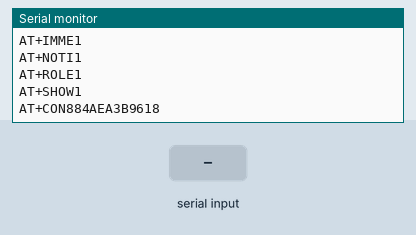
Simulated run of this sketch. Board: Arduino Mega 2560, built with avr-gcc and run on an emulated ATmega2560. Parts: the last lines printed to the serial monitor. The test bench sets the inputs (shaded band).

Above: at 16.7 s.
16.8 s: "OK+LOST" received over the second serial link
At 17.6 s:
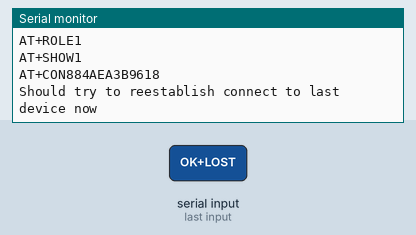
18.3 s: "OK+CONN" received over the second serial link
At 18.7 s:
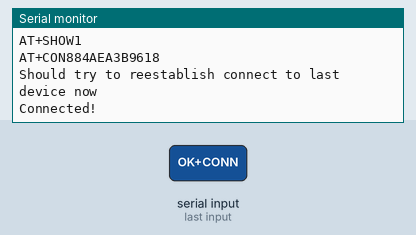

The sketch:

BT_connection-MASTER.ino
```cpp
//#include "BT.h"

#define bt Serial2

//BT bt;

String robotName = "Robot_1";
//char robotMac[12] = {'8','8','4','A','E','A','3','B','9','6','1','8'}; //884AEA3B9618
String slaveMac = "884AEA3B9618";
String cmdsMaster[] = {
        "AT",
        "AT+RENEW",
        "AT+IMME1",
        "AT+NOTI1",
        "AT+ROLE1",
        "AT+SHOW1",
        "AT+CON884AEA3B9618",
        };

void setup() {
  Serial.begin(9600);
  bt.begin(9600);
  delay(5000);
  Serial.println("Starting robot...");
  char buf[64];
  for(String cmd : cmdsMaster){
    cmd.toCharArray(buf, sizeof(buf));
    Serial.write(buf);
    bt.write(buf);

    delay(500);
    checkForMsg();

    delay(1000);
    checkForMsg();

  }
}
void checkForMsg() {
  while(bt.available())
    Serial.write(bt.read());
  while(Serial.available())
    bt.write(Serial.read());
  // put your main code here, to run repeatedly:
  Serial.println();
}

/*bool tryConnectTo(String mac){
//  if(!initialized)
  //  init();
  makeMaster();
  String cmd = "AT+CON" + mac;
  //bt.write("AT+CON");
  bt.print(cmd);


   return true;
}
*/

#define BT_BUFFER_SIZE 32
#define END_CHAR ';'
char btBuffer[BT_BUFFER_SIZE];
int btBufferCounter = 0;
String btString;
String strSoFar;
bool isMaster = true;
bool newStringFromHM10(){
  while(bt.available()){ //Only once per loop to avoid overwriting an unhandled cmd
    char c = bt.read();
    if(c == END_CHAR){
      btBuffer[btBufferCounter] = '\0'; //Terminate the string
      btString = String(btBuffer);
      btBufferCounter = 0;
      return true;
    } else {
      btBuffer[btBufferCounter++] = c;
      btBuffer[btBufferCounter] = '\0';
      strSoFar = String(btBuffer);
      if(-1 < strSoFar.indexOf("OK+LOST")){
        if(isMaster){
          tryReestablishLastConnection();
          btBufferCounter = 0;
        }
      } else if(-1 < strSoFar.indexOf("OK+CONN")){
        Serial.println(F("Connected!"));
        btBufferCounter = 0;
      }
    }

  }

  return false;
}


void tryReestablishLastConnection(){
  //TODO
  Serial.println(F("Should try to reestablish connect to last device now"));
}
void handleHM10String(){
/*  String msg = bt.msg;
  Serial.print("From BT: ");
  Serial.println(msg);
*/
}


void loop() {
  if(newStringFromHM10()){
    handleHM10String();
  }

  // put your main code here, to run repeatedly:
  //checkForMsg();
    //handleIncomingBT();
  //}

//  bt.sendMsg(MsgCommand::OK);
   //checkForMsg();
//delay(500);
}
```

Measured:
- after the input at 16.8 s, the serial monitor: prints a new line at once (image 1)
- after the input at 18.3 s, the serial monitor: prints a new line at once (image 2)
